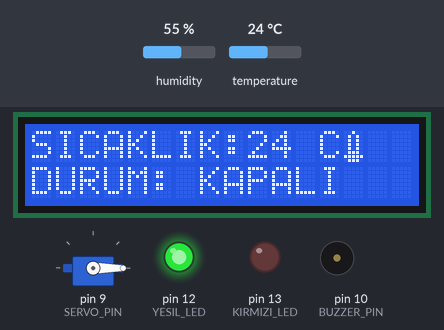
Simulated run of this sketch. Board: Arduino Uno, built with avr-gcc and run on an emulated ATmega328P. On the bench: 16×2 character LCD, servo, output pins drawn as LEDs (lit = HIGH), buzzer (waves = sounding). The inputs (shaded band) are chosen by the test bench; at power-on: temperature 24 °C, humidity 55 %. What the sketch prints to the serial monitor is not drawn.

Above: at 3.8 s.
3.9 s: temperature set to 26 °C
At 6.2 s:
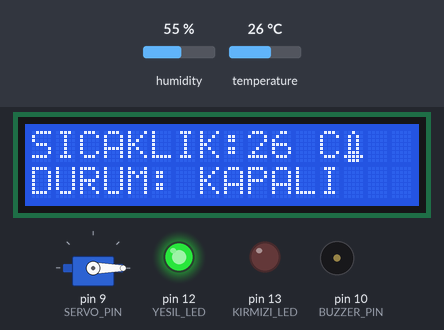
7.8 s: temperature set to 29 °C
At 11.0 s:
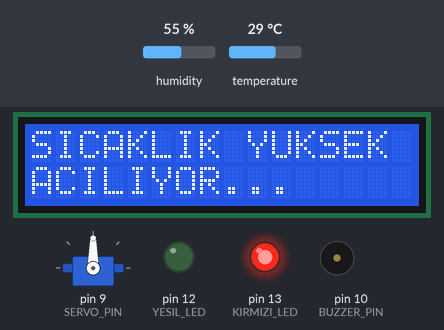
11.7 s: temperature set to 12 °C
At 15.3 s:
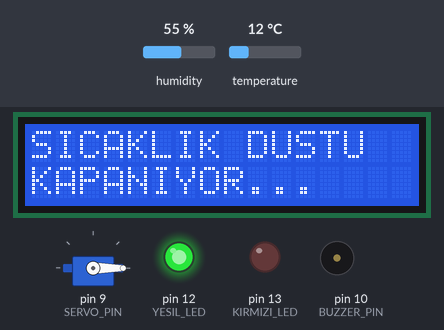
15.6 s: temperature set to 28 °C
At 20.3 s:
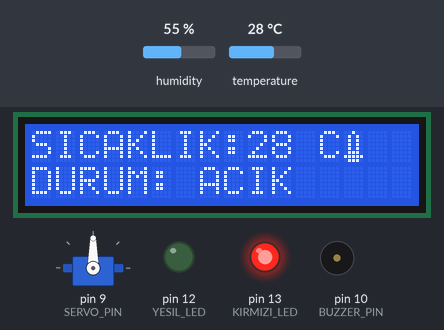
Timing chart, 0 to 21.8 s (numbered marks = the images above; inputs shaded):
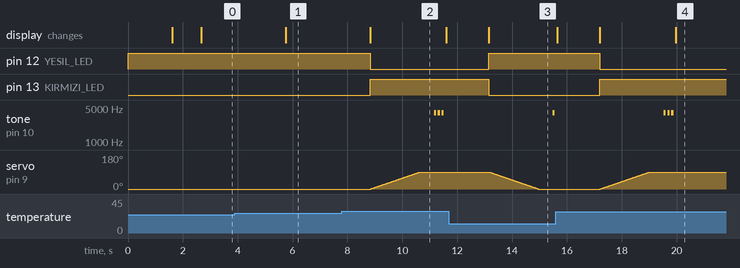

The sketch:

SICAKLIK_OLCUM_V6.ino
```cpp
#include <DHT.h>
#include <Servo.h>
#include <LiquidCrystal_I2C.h>

// --- Pin Tanımlamaları ---
#define DHTPIN 8
#define DHTTYPE DHT11
#define KIRMIZI_LED 13
#define YESIL_LED 12
#define SERVO_PIN 9
#define BUZZER_PIN 10

// --- Eşik Değeri ---
const float SICAKLIK_ESIGI = 27.7;
// const int MESAJ_SURESI_MS = 3000; // Kullanılmıyordu, kafa karıştırmasın diye kaldırdım
const int BUZZER_FREKANS = 4000; // Tiz ses

// --- Servo Hız Ayarı ---
const int SERVO_HIZ_GECIKMESI = 20;

// --- Nesne Tanımlamaları ---
DHT dht(DHTPIN, DHTTYPE);
Servo servoMotor;
LiquidCrystal_I2C lcd(0x27, 16, 2);

// --- Özel Karakter ---
byte civaTermometreChar[] = {
  B00100, B01010, B01010, B01010, B01010, B01110, B11111, B01110
};

// --- Durum Değişkenleri ---
bool is_system_active = false;
int anlikServoAcisi = 0;

// --- Fonksiyonlar ---
void servoYavasHareket(int hedefAci);
void buzzerUyarisi(int tekrarSayisi);

void setup() {
  Serial.begin(9600);
  Serial.println("DHT Kontrol Sistemi Baslatildi.");

  // 1. Önce pinleri ayarla
  pinMode(KIRMIZI_LED, OUTPUT);
  pinMode(YESIL_LED, OUTPUT);
  pinMode(BUZZER_PIN, OUTPUT);
  digitalWrite(YESIL_LED, HIGH); // Yeşil ışığı hemen yakalım

  // 2. LCD ve Sensörü başlat
  lcd.init();
  lcd.backlight();
  dht.begin();
  lcd.createChar(0, civaTermometreChar);

  // Ekrana yazı yazılırken sistemin elektriği stabil hale gelir
  lcd.clear();
  lcd.print("Sistem Hazir");
  lcd.setCursor(0, 1);
  lcd.print("Guc Toplaniyor..");

  // 3. KRİTİK NOKTA: Elektriğin oturması için bekleme
  delay(1000);

  // 4. Servo Başlatma Stratejisi
  // Önce gitmesi gereken yeri söyle (henüz hareket etmez)
  servoMotor.write(0);
  anlikServoAcisi = 0;

  // Kısa bir bekleme daha
  delay(500);

  // EN SON attach yapıyoruz. Bu sayede motor ne yapacağını bilerek uyanır.
  servoMotor.attach(SERVO_PIN);

  // Ekranı güncelle
  lcd.setCursor(0, 1);
  lcd.print("Esik: 27 C      ");
  delay(1000);
}

void loop() {
  // DÜZELTME: Buradaki "delay(2000)" komutunu sildim.
  // Artık sistem her döngüye girer girmez beklemeden ölçüm yapacak.

  float sicaklik = dht.readTemperature();

  if (isnan(sicaklik)) {
    Serial.println("DHT Hata!");
    lcd.setCursor(0, 0);
    lcd.print("DHT Hata!");
    return; // Hata varsa döngüden çık
  }

  int tamSicaklik = (int)sicaklik;

  Serial.print("SICAKLIK: ");
  Serial.print(tamSicaklik);
  Serial.print(" C. Durum: ");

  // --- KONTROL MEKANİZMASI ---

  // 1. Durum: Sıcaklık Yüksek ve Sistem KAPALI ise -> AÇ
  if (sicaklik >= SICAKLIK_ESIGI && is_system_active == false) {

    Serial.println("ACILIYOR...");
    lcd.clear();
    lcd.print("SICAKLIK YUKSEK");
    lcd.setCursor(0, 1);
    lcd.print("ACILIYOR...");

    digitalWrite(KIRMIZI_LED, HIGH);
    digitalWrite(YESIL_LED, LOW);

    servoYavasHareket(90);

    is_system_active = true;

    delay(500); // Buradaki bekleme süresini 1 saniyeden yarım saniyeye düşürdüm (daha seri olsun)

    buzzerUyarisi(3);
  }
  // 2. Durum: Sıcaklık Düşük ve Sistem AÇIK ise -> KAPAT
  else if (sicaklik < SICAKLIK_ESIGI && is_system_active == true) {

    Serial.println("KAPANIYOR...");
    lcd.clear();
    lcd.print("SICAKLIK DUSTU");
    lcd.setCursor(0, 1);
    lcd.print("KAPANIYOR...");

    digitalWrite(KIRMIZI_LED, LOW);
    digitalWrite(YESIL_LED, HIGH);

    servoYavasHareket(0);

    is_system_active = false;

    delay(500); // Burayı da kısalttım

    buzzerUyarisi(1);
  } else {
    if (is_system_active) {
      Serial.println("ACIK");
    } else {
      Serial.println("KAPALI");
    }
  }

  // --- Ekran Güncellemesi ---
  lcd.clear();
  lcd.print("SICAKLIK:");
  lcd.print(tamSicaklik);
  lcd.print(" C");
  lcd.write(0);

  lcd.setCursor(0, 1);
  lcd.print("DURUM: ");
  if (is_system_active) {
    lcd.print("ACIK");
  } else {
    lcd.print("KAPALI");
  }

  // DÜZELTME: Beklemeyi EN SONA aldım.
  // 2000 yerine 1500 yaptım. Hem sensör bozulmaz hem sen daha az beklersin.
  delay(1500);
}

// --- Servo Yavaşlatma ---
void servoYavasHareket(int hedefAci) {
  if (anlikServoAcisi < hedefAci) {
    for (int i = anlikServoAcisi; i <= hedefAci; i++) {
      servoMotor.write(i);
      delay(SERVO_HIZ_GECIKMESI);
    }
  } else {
    for (int i = anlikServoAcisi; i >= hedefAci; i--) {
      servoMotor.write(i);
      delay(SERVO_HIZ_GECIKMESI);
    }
  }
  anlikServoAcisi = hedefAci;
}

// --- Buzzer ---
void buzzerUyarisi(int tekrarSayisi) {
  for (int i = 0; i < tekrarSayisi; i++) {
    tone(BUZZER_PIN, BUZZER_FREKANS);
    delay(80);
    noTone(BUZZER_PIN);
    delay(60);
  }
}
```

Measured:
- the behaviour switches between 27 and 28 °C on temperature (found by bisection; images 1 and 2)
- after the input at 3.9 s, the display: changes after 1.9 s (image 1)
- after the input at 7.8 s, pin 12 (YESIL_LED): HIGH → LOW after 1.0 s; pin 13 (KIRMIZI_LED): LOW → HIGH after 1.0 s; tone on pin 10 (BUZZER_PIN): alternates 4000 Hz for 0.08 s and silent for 0.06 s, starting after 3.4 s; servo on pin 9 (SERVO_PIN): moves from 0° to 90° over 1.8 s, starting after 1.1 s; the display: changes after 1.0 s (image 2)
- after the input at 11.7 s, pin 12 (YESIL_LED): LOW → HIGH after 1.5 s; pin 13 (KIRMIZI_LED): HIGH → LOW after 1.5 s; tone on pin 10 (BUZZER_PIN): silent → 4000 Hz after 3.8 s, → silent 0.08 s later; servo on pin 9 (SERVO_PIN): moves from 90° to 0° over 1.8 s, starting after 1.5 s; the display: changes after 1.5 s (image 3)
- after the input at 15.6 s, pin 12 (YESIL_LED): HIGH → LOW after 1.6 s; pin 13 (KIRMIZI_LED): LOW → HIGH after 1.6 s
